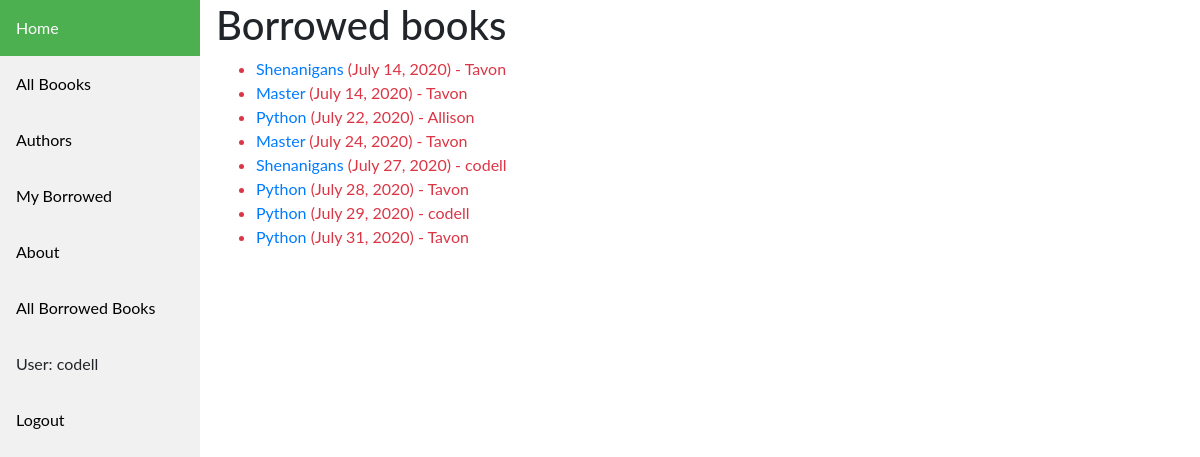
Before: /catalog/allbooks/ (signed in) with the older database file.
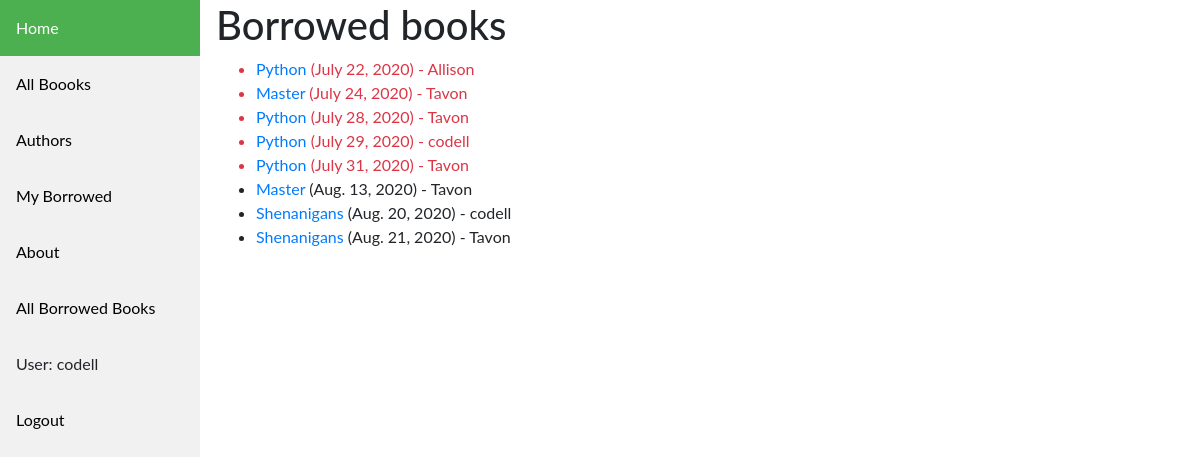
After: the same page with the newer database file.
### catalog/models.py (models this page shows, shortened)
class BookInstance(models.Model):
    id = models.UUIDField(primary_key=True, default=uuid.uuid4, help_text='Unique ID for this particular book across whole library')
    book = models.ForeignKey('Book', on_delete=models.SET_NULL, null=True)
    imprint = models.CharField(max_length=200)
    due_back = models.DateField(null=True, blank=True)
    borrower = models.ForeignKey(User, on_delete=models.SET_NULL, null=True, blank=True)
    LOAN_STATUS = (
        ('m', 'Maintenance'),
        ('o', 'On loan'),
        ('a', 'Available'),
        ('r', 'Reserved'),
    )
    status = models.CharField(
        max_length=1,
        choices=LOAN_STATUS,
        blank=True,
        default='m',
        help_text='Book availability',
    )
    class Meta:
        ordering = ['due_back']
        permissions = (("can_mark_returned", "Set book as returned"),)
    @property
    def is_overdue(self):
        if self.due_back and date.today() > self.due_back:
            return True
        return False

class Book(models.Model):
    title = models.CharField(max_length=200)
    author = models.ForeignKey('Author', on_delete=models.SET_NULL, null=True)
    summary = models.TextField(max_length=1000, help_text='Enter a brief description of the book')
    isbn = models.CharField('ISBN', max_length=13, help_text='13 Character <a href="https://www.isbn-international.org/content/what-isbn">ISBN number</a>')
    genre = models.ManyToManyField(Genre, help_text='Select a genre for this book')
    language = models.ForeignKey('Language', on_delete=models.SET_NULL, null=True)
    def display_genre(self):
        """Create a string for the Genre. This is required to display genre in Admin."""
        return ', '.join(genre.name for genre in self.genre.all()[:3])
    display_genre.short_description = 'Genre'

### catalog/views.py (the view)
# urls.py: path('allbooks/', views.AllLoanedBooksByUserListView.as_view(), name='all-borrowed'),
class AllLoanedBooksByUserListView(PermissionRequiredMixin, generic.ListView):
    permission_required = 'catalog.can_mark_returned'
    model = BookInstance
    template_name = 'catalog/bookinstance_list_borrowed_user.html'
    paginate_by = 10
    def get_queryset(self):
        return BookInstance.objects.filter(status__exact='o').order_by('due_back')

### catalog/templates/catalog/bookinstance_list_borrowed_user.html
{% extends "catalog/base_generic.html" %}
{% block content %}
<h1>Borrowed books</h1>
{% if bookinstance_list %}
<ul>
    {% for bookinst in bookinstance_list %}
    <li class="{% if bookinst.is_overdue %}text-danger{% endif %}">
        <a href="{% url 'book-detail' bookinst.book.pk %}">{{bookinst.book.title}}</a> ({{ bookinst.due_back }})
        {% if perms.catalog.can_mark_returned %}
        - {{ bookinst.borrower }}
        {% endif %}
    </li>
    {% endfor %}
</ul>
{% else %}
<p>There are no books borrowed.</p>
{% endif %}
{% endblock %}

### catalog/templates/catalog/base_generic.html (shortened to what this page needs)
<!DOCTYPE html>
<html lang="en">
<head>
  <link rel="stylesheet" href="https://stackpath.bootstrapcdn.com/bootstrap/4.1.3/css/bootstrap.min.css"
 />
  {% load static %}
  <link rel="stylesheet" href="{% static 'css/styles.css' %}" />
</head>
<body>
  <div class="sidebar">
    <a class="active" href="{% url 'index' %}">Home</a>
    <a href="{% url 'books' %}">All Boooks</a>
    <a href="{% url 'authors' %}">Authors</a>
    <a href="{% url 'my-borrowed' %}">My Borrowed</a>
    <a href="#about">About</a>
    {% if perms.catalog.can_mark_returned  %}
    <a href="{% url 'all-borrowed' %}">All Borrowed Books</a>
    {% endif %}
    {% if user.is_authenticated %}
    <a>User: {{ user.get_username }}</a>
    <a href="{% url 'logout'%}?next={{request.path}}">Logout</a>
    {% else %}
    <a href="{% url 'login'%}?next={{request.path}}">Login</a>
    {% endif %}
  </div>
  <div class="container-fluid">
    <div class="row">
      <div class="content">
        {% block content %}{% endblock %}
      </div>
    </div>
  </div>
</body>
</html>

### catalog/static/css/styles.css (style rules this page uses)
body { margin: 0; font-family: "Lato", sans-serif; }
.sidebar { margin: 0; padding: 0; width: 200px; background-color: #f1f1f1; position: fixed; height: 100%; overflow: auto; }
.sidebar a { display: block; color: black; padding: 16px; text-decoration: none; }
.sidebar a.active { background-color: #4caf50; color: white; }
div.content { margin-left: 200px; padding: 1px 16px; height: 1000px; }

Changed rows visible on the page:
changed BookInstance: due_back "July 14, 2020" → "Aug. 13, 2020"; moves down the list
changed BookInstance: due_back "July 27, 2020" → "Aug. 20, 2020"; moves down the list
changed BookInstance: due_back "July 14, 2020" → "Aug. 21, 2020"; moves down the list
